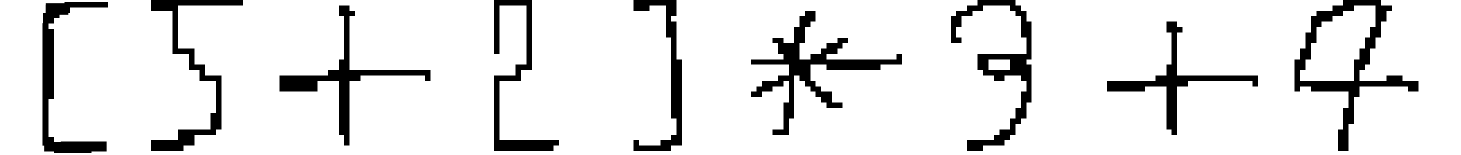
#> input picture server/src/MLModel/image-test/expr2.png, 2921 x 310 px (shown at 1/2 size)
$ python -i ml_equation_model.py   (imports and definitions only)
#> lines starting #> are read from the running program, lines starting #| are printed output that depends on the picture
import sys
from PIL import Image
from joblib import load
import numpy as np
import matplotlib.pyplot as plt
from equation_resolver import EquationSolver


def predictImage(image, modele):
    pixels = list(image.getdata())
    ready_data = np.array([pixels])
    indice = modele.predict(ready_data)[0]
    significative = ['0', '1', '2', '3', '4', '5', '6',
                     '7', '8', '9', '*', '+', '-', '=', '(', ')', 'H']
    return significative[indice]


def dropWhiteLine(image_array):
    # Efface ligne horizontal blanc
    sums = np.sum(image_array, axis=1)
    indices = np.where(sums == 255 * image_array.shape[1])
    image_array = np.delete(image_array, indices, axis=0)

    return image_array

# Trouve les indices a partir du quelle on doit prendre l'image


def getSeparationIndice(indices):
    indices = indices[0]  # Les elements sont tous dans un tableau
    result = []
    for i in range(1, len(indices)):
        if (indices[i] - indices[i-1]) != 1:
            result.append([indices[i - 1], indices[i]])
    return result

# Preparer image de sortie pour la prédiction


def prepareResultImage(image):
    # Efface ligne horizontal blanc
    image_array = np.array(image)
    sums = np.sum(image_array, axis=1)
    maxVal = np.max(sums)
    indices = np.where(sums == maxVal)
    image_array = np.delete(image_array, indices, axis=0)

    image = (Image.fromarray(image_array)).resize((28, 28))

    image_array = np.array(image)

    image_array = np.where(image_array < 200, 0, image_array)
    image_array = np.where(image_array >= 200, 255, image_array)

    return (Image.fromarray(image_array))

# Meilleur format d'image : 500 largeur et 100 hauteur
# Fonction pour découper une image en plusieur image


def cutImageIntoArray(image):
#> called with image = 'image-test/expr2.png'
    image = Image.open(image)
#> image is the input picture: PIL image 2921x310 RGBA; mean R, G, B, A 228.6, 228.6, 228.6, 255
    resized_image = ((image.resize((500, 100))).convert('L'))
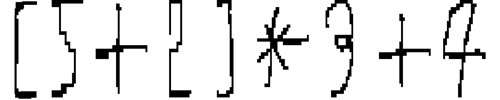
#> resized_image: PIL image 500x100 L; min 0, max 255, mean 228.6
    image_array = np.array(resized_image)
    image_array = dropWhiteLine(image_array)   # Efface ligne blanc
#> in dropWhiteLine, `sums = np.sum(image_array, axis=1)`: sums = 100 values, max 127500 at index 99, min 98209 at index 49, mean 114294.9
#> in dropWhiteLine, `indices = np.where(sums == 255 * image_array.shape[1])`: indices = ([99],)
#> in dropWhiteLine, `image_array = np.delete(image_array, indices, axis=0)`:
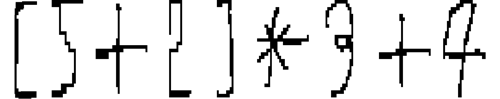
#> image_array: shape (99, 500); min 0, max 255, mean 228.3

    # Encadrement nouvelle image
    sums = np.sum(image_array, axis=0)
#> sums = 500 values, max 25245 at index 0, min 2039 at index 15, mean 22604
    maxi = sums.max()
#> maxi = 25245
    indices = np.where(sums == maxi)
    # Indices de separation des images
    separation = getSeparationIndice(indices)
#> in getSeparationIndice, `indices = indices[0]`: indices = 169 values from 0 to 499
#> after the loop in getSeparationIndice, `for i in range(1, len(indices)):`: result = [[13, 38], [50, 84], [94, 148], [167, 192], [215, 234], [255, 309], [324, 354], [377, 431], [441, 486]]
#> separation has the same summary as result in getSeparationIndice
    list_image = []  # Tableau des images séparés
    for limit in separation:
        temp_image = Image.fromarray(image_array[:, limit[0]:limit[1]])
        plt.imshow(temp_image)
        list_image.append(prepareResultImage(temp_image))
#> this loop made 9 passes
#> (limit, maxVal in prepareResultImage, indices in prepareResultImage) on passes 1, 2, 3, 4, 5, 7, 9: ([13, 38], 6375, ([0],)), ([50, 84], 8670, ([98],)), ([94, 148], 13770, ([0, 1, 2, 95, 96, 97, 98],)), ([167, 192], 6375, ([98],)), ([215, 234], 4845, ([98],)), ([324, 354], 7650, ([98],)), ([441, 486], 11475, ([98],))
#> (limit, maxVal in prepareResultImage) on passes 6, 8: ([255, 309], 13770), ([377, 431], 13770)
#> pass 1, in cutImageIntoArray, `temp_image = Image.fromarray(image_array[:, limit[0]:limit[1]])`:
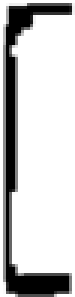
#> temp_image: PIL image 25x99 L (shown 3 times larger); min 0, max 255, mean 200
#> pass 1, in prepareResultImage, `image = (Image.fromarray(image_array)).resize((28, 28))`:
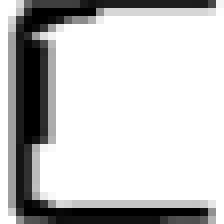
#> image: PIL image 28x28 L (shown 8 times larger); min 0, max 255, mean 198.6
#> pass 1, in prepareResultImage, `image_array = np.where(image_array < 200, 0, image_array)`:
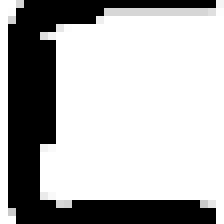
#> image_array: shape (28, 28) (shown 8 times larger); min 0, max 255, mean 177.9
#> after the loop:
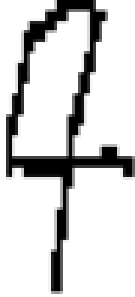
#> temp_image: PIL image 45x99 L (shown 3 times larger); min 0, max 255, mean 210.3
#> after the loop, list_image = 9 items
    return list_image


def predict(image_path):
    modele = load('src/MLModel/model_h.joblib')
    image_list = cutImageIntoArray(image_path)
    result = ""
    for i in image_list:
        letter = predictImage(i, modele)
        result += letter
    final_result = ""
    for index in range(len(result)):
        final_result += result[index]
        if index != len(result) - 1 and result[index + 1] != 'H':
            final_result += ' '
    return final_result


# [3 lines not run here, left out]

>>> result = cutImageIntoArray('image-test/expr2.png')
#> result = 9 items
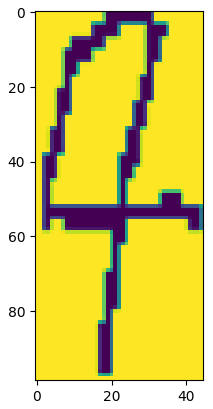
#> figure drawn by matplotlib, 1 panel
